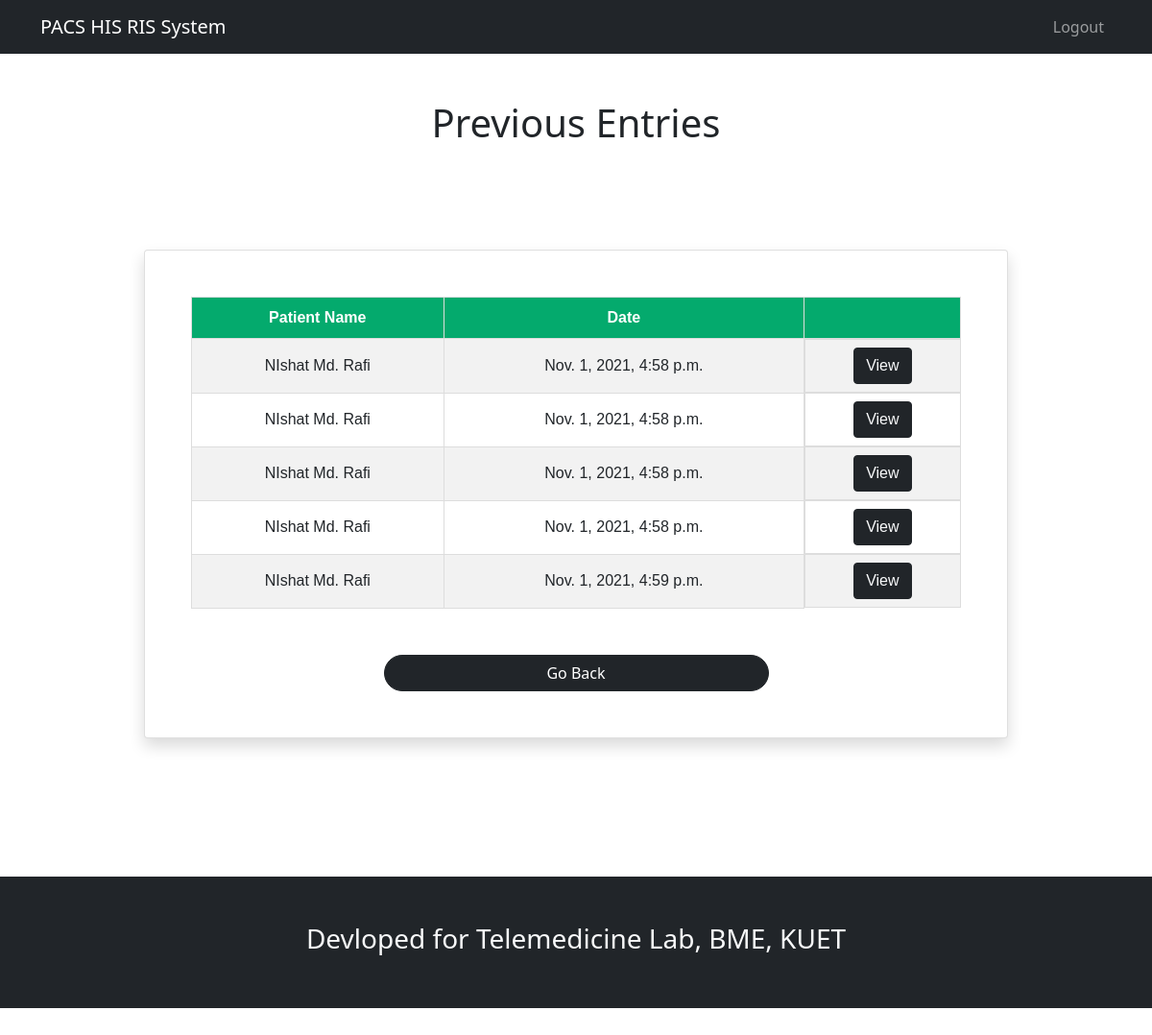
Screenshot of /doctor/previuos_prescriptions (signed in) with the database file from the repository.
### doctor/models.py (models this page shows)
class Prescription(models.Model):
    patient = models.ForeignKey(User,on_delete=models.CASCADE,verbose_name="Assigned Patient")
    doctor = models.ForeignKey(User,on_delete=models.CASCADE,verbose_name="Assigned Doctor",related_name="Prescription_By_Doctor")
    date = models.DateTimeField()
    symptoms = models.CharField(max_length=10000,verbose_name="Symptoms Found",blank=False,null=False)
    tests_given = models.CharField(max_length=10000,verbose_name="Tests given",blank=False,null=False)
    treatment = models.CharField(max_length=10000,verbose_name="Treatment Given",blank=False,null=False)
    follow_up_date = models.DateField(verbose_name="Date for Follow Up",help_text="Please enter in YYYY-MM-DD format")
    def __str__(self):
        return str(self.patient)+" by "+str(self.doctor) + " at " + str(self.date.date())
    def get_absolute_url(self):
        args=[ self.id ]
        return reverse('doctor:previous_prescriptions_details', args=args )

### accounts/models.py (models this page shows)
class User(AbstractUser):
    first_name = models.CharField(max_length=50,blank=False,null=False,help_text ="Please Enter Your First Name")
    last_name = models.CharField(max_length=50,blank=False,null=False,help_text ="Please Enter Your Last/Given Name")
    phone = models.CharField(max_length=11,blank=False,null=False,primary_key=True,help_text ="Please Enter Your Phone number. eg: 01700000000")
    address = models.CharField(max_length=200,blank=False,null=False,help_text ="Please Enter Your Residential Address")
    gender = models.CharField(choices=[("M","Male"),("F","Female"),("Other","Other")],blank=False,null=False,max_length=10)
    blood_group = models.CharField(choices=[("A+","A+"),("A-","A-"),("B+","B+"),("B-","B-"),("AB+","AB+"),("AB-","AB-"),("O+","O+"),("O-","O-")],max_length=5)
    is_doctor = models.BooleanField(default=False,verbose_name="Is a Doctor")
    is_labop = models.BooleanField(default=False,verbose_name="Is a Lab Operator")
    def __str__(self):
        return  self.first_name + "_using_"  + self.phone

### doctor/views.py (the view)
# urls.py: path("previuos_prescriptions",previous_prescription,name="previous_prescription"),
@login_required(login_url="/../accounts/login")
def previous_prescription(request):
    if request.user.is_doctor:
        entries = Prescription.objects.filter(doctor= request.user)
        print(entries)
        return render(request,"doctor/previous_prescriptions.html",{"entries":entries})
    else:
        return redirect("patient:patient_dashboard")

### doctor/templates/doctor/previous_prescriptions.html (shortened to what this page needs)
{% extends "base.html" %} {% block content %}
<h1 class="text-center"> Previous Entries </h1>
<div style="height: 100px;"></div>
<div class="container card p-5 shadow bg-body rounded w-75">
    <table width=80% id="prescriptions">
        <tr>
            <th class="text-center">
                Patient Name
            </th>
            <th class="text-center">
                Date
            </th>
            <th>
            </th>
        </tr>
        {% for entry in entries %}
        <tr>
            <td>
                {{entry.patient.first_name}} {{entry.patient.last_name }}
            </td>
            <td>
                {{entry.date}}
            </td>
            <td class="d-flex justify-content-center">
                <button class="btn btn-dark"> <a href="{{ entry.get_absolute_url }}" class="text-decoration-none text-light" > View </a></a></button>
            </td>
        </tr>
        {% endfor %}
    </table>
    <div class="wrap d-flex justify-content-center">
        <button onclick="goBack()" class="btn btn-dark mt-5 rounded-pill col-md-6">Go Back</button>
    </div>
</div>
{% endblock %}

### doctor/templates/doctor/previous_prescriptions.html (style rules this page uses)
#prescriptions { font-family: Arial, Helvetica, sans-serif; border-collapse: collapse; width: 100%; }
#prescriptions td, #prescriptions th { border: 1px solid #ddd; padding: 8px; text-align: center; }
#prescriptions tr:nth-child(even) { background-color: #f2f2f2; }
#prescriptions th { padding-top: 12px; padding-bottom: 12px; text-align: left; background-color: #04AA6D; color: white; }

### rows the page displays
Prescription: patient.first_name "NIshat", patient.last_name "Md. Rafi", date "Nov. 1, 2021, 4:58 p.m."
Prescription: patient.first_name "NIshat", patient.last_name "Md. Rafi", date "Nov. 1, 2021, 4:58 p.m."
Prescription: patient.first_name "NIshat", patient.last_name "Md. Rafi", date "Nov. 1, 2021, 4:58 p.m."
Prescription: patient.first_name "NIshat", patient.last_name "Md. Rafi", date "Nov. 1, 2021, 4:58 p.m."
Prescription: patient.first_name "NIshat", patient.last_name "Md. Rafi", date "Nov. 1, 2021, 4:59 p.m."
